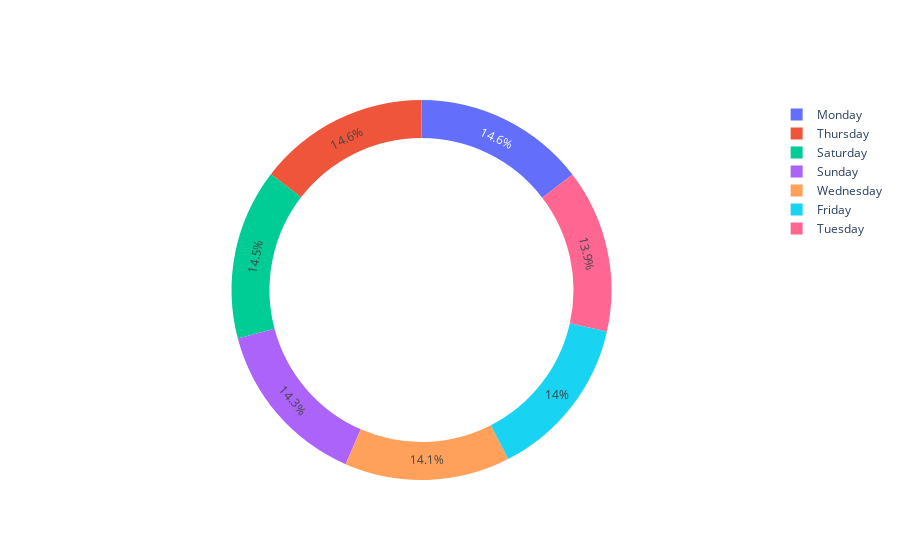

The notebook cell this image was saved under:
### Code cell
# Making the figure
fig = go.Figure(data=[go.Pie(labels=labels, values=values, hole=.8)])
fig

### Figure 1 — Plotly figure (JSON) as saved in the notebook; plotly's stock layout.template omitted (floating-point values rounded to 4 significant figures)
{"data": [{"hole": 0.8, "labels": ["Monday", "Thursday", "Saturday", "Sunday", "Wednesday", "Friday", "Tuesday"], "type": "pie", "values": [3420, 3411, 3405, 3359, 3296, 3269, 3252]}], "layout": {}}
